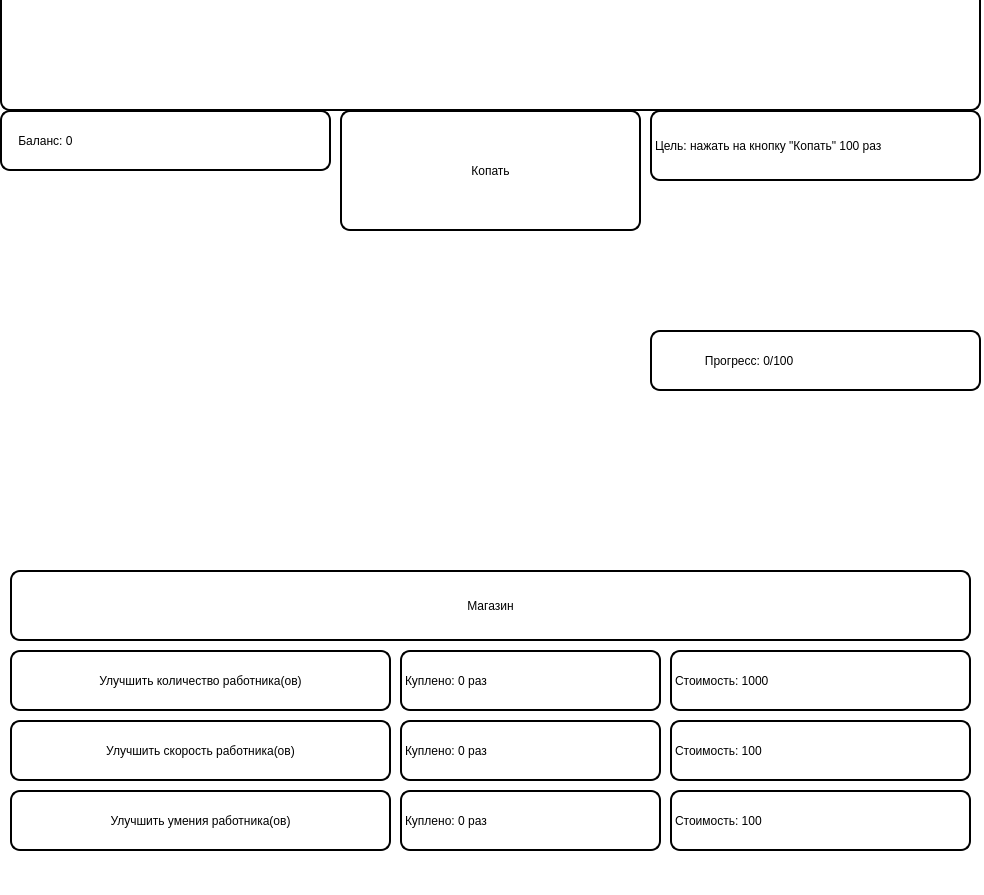
<?xml version="1.0" encoding="UTF-8"?>
<ui version="4.0">
 <class>Menu</class>
 <widget class="QMainWindow" name="Menu">
  <property name="geometry">
   <rect>
    <x>0</x>
    <y>0</y>
    <width>984</width>
    <height>895</height>
   </rect>
  </property>
  <property name="windowTitle">
   <string>MainWindow</string>
  </property>
  <property name="styleSheet">
   <string notr="true">background-color: rgb(255, 255, 255);</string>
  </property>
  <widget class="QWidget" name="centralwidget">
   <widget class="QLabel" name="label">
    <property name="geometry">
     <rect>
      <x>0</x>
      <y>110</y>
      <width>331</width>
      <height>61</height>
     </rect>
    </property>
    <property name="styleSheet">
     <string notr="true">background-color: rgb(255, 255, 255);
font: 75 14pt &quot;MS Shell Dlg 2&quot;;
border-radius: 10px;
border: 2px solid rgba(0, 0, 0, 230);
border-color:  rgb(0, 0, 0)</string>
    </property>
    <property name="text">
     <string>    Баланс: 0</string>
    </property>
   </widget>
   <widget class="QPushButton" name="pushButton">
    <property name="geometry">
     <rect>
      <x>340</x>
      <y>110</y>
      <width>301</width>
      <height>121</height>
     </rect>
    </property>
    <property name="styleSheet">
     <string notr="true">QPushButton {
background-color: rgb(255, 255, 255);
font: 75 14pt &quot;MS Shell Dlg 2&quot;;
border-radius: 10px;
border: 2px solid rgba(0, 0, 0, 230);
border-color:  rgb(0, 0, 0)
}

QPushButton:hover {
background-color: rgb(185, 185, 185);
color: black;
border-radius: 10px;
border-color:  rgb(0, 0, 0)
}</string>
    </property>
    <property name="text">
     <string>Копать</string>
    </property>
   </widget>
   <widget class="QLabel" name="label_10">
    <property name="geometry">
     <rect>
      <x>0</x>
      <y>-10</y>
      <width>981</width>
      <height>121</height>
     </rect>
    </property>
    <property name="styleSheet">
     <string notr="true">background-color: rgb(255, 255, 255);
font: 75 14pt &quot;MS Shell Dlg 2&quot;;
border-radius: 10px;
border: 2px solid rgba(0, 0, 0, 230);
border-color:  rgb(0, 0, 0);
border-image: url(:/pictures/Название игры.png)</string>
    </property>
    <property name="text">
     <string/>
    </property>
   </widget>
   <widget class="QPushButton" name="pushButton_2">
    <property name="geometry">
     <rect>
      <x>10</x>
      <y>570</y>
      <width>961</width>
      <height>71</height>
     </rect>
    </property>
    <property name="styleSheet">
     <string notr="true">QPushButton {
background-color: rgb(255, 255, 255);
font: 75 14pt &quot;MS Shell Dlg 2&quot;;
border-radius: 10px;
border: 2px solid rgba(0, 0, 0, 230);
border-color:  rgb(0, 0, 0)
}

QPushButton:hover {
background-color: rgb(185, 185, 185);
color: black;
border-radius: 10px;
border-color:  rgb(0, 0, 0)
}</string>
    </property>
    <property name="text">
     <string>Магазин</string>
    </property>
   </widget>
   <widget class="QLabel" name="label_2">
    <property name="geometry">
     <rect>
      <x>650</x>
      <y>110</y>
      <width>331</width>
      <height>71</height>
     </rect>
    </property>
    <property name="styleSheet">
     <string notr="true">background-color: rgb(255, 255, 255);
font: 75 10pt &quot;MS Shell Dlg 2&quot;;
border-radius: 10px;
border: 2px solid rgba(0, 0, 0, 230);
border-color:  rgb(0, 0, 0)</string>
    </property>
    <property name="text">
     <string>Цель: нажать на кнопку &quot;Копать&quot; 100 раз</string>
    </property>
   </widget>
   <widget class="QLabel" name="label_3">
    <property name="geometry">
     <rect>
      <x>640</x>
      <y>390</y>
      <width>341</width>
      <height>171</height>
     </rect>
    </property>
    <property name="styleSheet">
     <string notr="true">border-image: url(:/pictures/Прогресс.png)</string>
    </property>
    <property name="text">
     <string/>
    </property>
   </widget>
   <widget class="QLabel" name="label_5">
    <property name="geometry">
     <rect>
      <x>650</x>
      <y>330</y>
      <width>331</width>
      <height>61</height>
     </rect>
    </property>
    <property name="styleSheet">
     <string notr="true">background-color: rgb(255, 255, 255);
font: 75 14pt &quot;MS Shell Dlg 2&quot;;
border-radius: 10px;
border: 2px solid rgba(0, 0, 0, 230);
border-color:  rgb(0, 0, 0)</string>
    </property>
    <property name="text">
     <string>               Прогресс: 0/100</string>
    </property>
   </widget>
   <widget class="QLabel" name="label_4">
    <property name="geometry">
     <rect>
      <x>650</x>
      <y>190</y>
      <width>321</width>
      <height>131</height>
     </rect>
    </property>
    <property name="styleSheet">
     <string notr="true">border-image:url(:/pictures/Цель.png)</string>
    </property>
    <property name="text">
     <string/>
    </property>
   </widget>
   <widget class="QLabel" name="label_6">
    <property name="geometry">
     <rect>
      <x>340</x>
      <y>240</y>
      <width>301</width>
      <height>321</height>
     </rect>
    </property>
    <property name="styleSheet">
     <string notr="true">border-image:url(:/pictures/Копать.png)</string>
    </property>
    <property name="text">
     <string/>
    </property>
   </widget>
   <widget class="QLabel" name="label_8">
    <property name="geometry">
     <rect>
      <x>0</x>
      <y>190</y>
      <width>331</width>
      <height>371</height>
     </rect>
    </property>
    <property name="styleSheet">
     <string notr="true">border-image: url(:/pictures/Баланс.png)</string>
    </property>
    <property name="text">
     <string/>
    </property>
   </widget>
   <widget class="QPushButton" name="pushButton_5">
    <property name="enabled">
     <bool>true</bool>
    </property>
    <property name="geometry">
     <rect>
      <x>10</x>
      <y>650</y>
      <width>381</width>
      <height>61</height>
     </rect>
    </property>
    <property name="styleSheet">
     <string notr="true">QPushButton {
background-color: rgb(255, 255, 255);
font: 75 14pt &quot;MS Shell Dlg 2&quot;;
border-radius: 10px;
border: 2px solid rgba(0, 0, 0, 230);
border-color:  rgb(0, 0, 0)
}

QPushButton:hover {
background-color: rgb(158, 158, 158);
color: black;
border-radius: 10px;
border-color:  rgb(0, 0, 0)
}</string>
    </property>
    <property name="text">
     <string>Улучшить количество работника(ов)</string>
    </property>
   </widget>
   <widget class="QPushButton" name="pushButton_6">
    <property name="enabled">
     <bool>true</bool>
    </property>
    <property name="geometry">
     <rect>
      <x>10</x>
      <y>720</y>
      <width>381</width>
      <height>61</height>
     </rect>
    </property>
    <property name="styleSheet">
     <string notr="true">QPushButton {
background-color: rgb(255, 255, 255);
font: 75 14pt &quot;MS Shell Dlg 2&quot;;
border-radius: 10px;
border: 2px solid rgba(0, 0, 0, 230);
border-color:  rgb(0, 0, 0)
}

QPushButton:hover {
background-color: rgb(158, 158, 158);
color: black;
border-radius: 10px;
border-color:  rgb(0, 0, 0)
}</string>
    </property>
    <property name="text">
     <string>Улучшить скорость работника(ов)</string>
    </property>
   </widget>
   <widget class="QPushButton" name="pushButton_7">
    <property name="enabled">
     <bool>true</bool>
    </property>
    <property name="geometry">
     <rect>
      <x>10</x>
      <y>790</y>
      <width>381</width>
      <height>61</height>
     </rect>
    </property>
    <property name="styleSheet">
     <string notr="true">QPushButton {
background-color: rgb(255, 255, 255);
font: 75 14pt &quot;MS Shell Dlg 2&quot;;
border-radius: 10px;
border: 2px solid rgba(0, 0, 0, 230);
border-color:  rgb(0, 0, 0)
}

QPushButton:hover {
background-color: rgb(158, 158, 158);
color: black;
border-radius: 10px;
border-color:  rgb(0, 0, 0)
}</string>
    </property>
    <property name="text">
     <string>Улучшить умения работника(ов)</string>
    </property>
   </widget>
   <widget class="QLabel" name="label_9">
    <property name="geometry">
     <rect>
      <x>400</x>
      <y>650</y>
      <width>261</width>
      <height>61</height>
     </rect>
    </property>
    <property name="styleSheet">
     <string notr="true">background-color: rgb(255, 255, 255);
font: 75 14pt &quot;MS Shell Dlg 2&quot;;
border-radius: 10px;
border: 2px solid rgba(0, 0, 0, 230);
border-color:  rgb(0, 0, 0)</string>
    </property>
    <property name="text">
     <string>Куплено: 0 раз</string>
    </property>
   </widget>
   <widget class="QLabel" name="label_11">
    <property name="geometry">
     <rect>
      <x>400</x>
      <y>720</y>
      <width>261</width>
      <height>61</height>
     </rect>
    </property>
    <property name="styleSheet">
     <string notr="true">background-color: rgb(255, 255, 255);
font: 75 14pt &quot;MS Shell Dlg 2&quot;;
border-radius: 10px;
border: 2px solid rgba(0, 0, 0, 230);
border-color:  rgb(0, 0, 0)</string>
    </property>
    <property name="text">
     <string>Куплено: 0 раз</string>
    </property>
   </widget>
   <widget class="QLabel" name="label_12">
    <property name="geometry">
     <rect>
      <x>400</x>
      <y>790</y>
      <width>261</width>
      <height>61</height>
     </rect>
    </property>
    <property name="styleSheet">
     <string notr="true">background-color: rgb(255, 255, 255);
font: 75 14pt &quot;MS Shell Dlg 2&quot;;
border-radius: 10px;
border: 2px solid rgba(0, 0, 0, 230);
border-color:  rgb(0, 0, 0)</string>
    </property>
    <property name="text">
     <string>Куплено: 0 раз</string>
    </property>
   </widget>
   <widget class="QLabel" name="label_7">
    <property name="geometry">
     <rect>
      <x>670</x>
      <y>650</y>
      <width>301</width>
      <height>61</height>
     </rect>
    </property>
    <property name="styleSheet">
     <string notr="true">background-color: rgb(255, 255, 255);
font: 75 14pt &quot;MS Shell Dlg 2&quot;;
border-radius: 10px;
border: 2px solid rgba(0, 0, 0, 230);
border-color:  rgb(0, 0, 0)
</string>
    </property>
    <property name="text">
     <string>Стоимость: 1000</string>
    </property>
   </widget>
   <widget class="QLabel" name="label_13">
    <property name="geometry">
     <rect>
      <x>670</x>
      <y>720</y>
      <width>301</width>
      <height>61</height>
     </rect>
    </property>
    <property name="styleSheet">
     <string notr="true">background-color: rgb(255, 255, 255);
font: 75 14pt &quot;MS Shell Dlg 2&quot;;
border-radius: 10px;
border: 2px solid rgba(0, 0, 0, 230);
border-color:  rgb(0, 0, 0)
</string>
    </property>
    <property name="text">
     <string>Стоимость: 100</string>
    </property>
   </widget>
   <widget class="QLabel" name="label_14">
    <property name="geometry">
     <rect>
      <x>670</x>
      <y>790</y>
      <width>301</width>
      <height>61</height>
     </rect>
    </property>
    <property name="styleSheet">
     <string notr="true">background-color: rgb(255, 255, 255);
font: 75 14pt &quot;MS Shell Dlg 2&quot;;
border-radius: 10px;
border: 2px solid rgba(0, 0, 0, 230);
border-color:  rgb(0, 0, 0)
</string>
    </property>
    <property name="text">
     <string>Стоимость: 100</string>
    </property>
   </widget>
   <zorder>pushButton</zorder>
   <zorder>label_10</zorder>
   <zorder>pushButton_2</zorder>
   <zorder>label_2</zorder>
   <zorder>label_3</zorder>
   <zorder>label</zorder>
   <zorder>label_5</zorder>
   <zorder>label_4</zorder>
   <zorder>label_6</zorder>
   <zorder>label_8</zorder>
   <zorder>pushButton_5</zorder>
   <zorder>pushButton_6</zorder>
   <zorder>pushButton_7</zorder>
   <zorder>label_9</zorder>
   <zorder>label_11</zorder>
   <zorder>label_12</zorder>
   <zorder>label_7</zorder>
   <zorder>label_13</zorder>
   <zorder>label_14</zorder>
  </widget>
  <widget class="QMenuBar" name="menubar">
   <property name="geometry">
    <rect>
     <x>0</x>
     <y>0</y>
     <width>984</width>
     <height>21</height>
    </rect>
   </property>
  </widget>
  <widget class="QStatusBar" name="statusbar"/>
 </widget>
 <resources>
  <include location="res.qrc"/>
 </resources>
 <connections/>
</ui>
